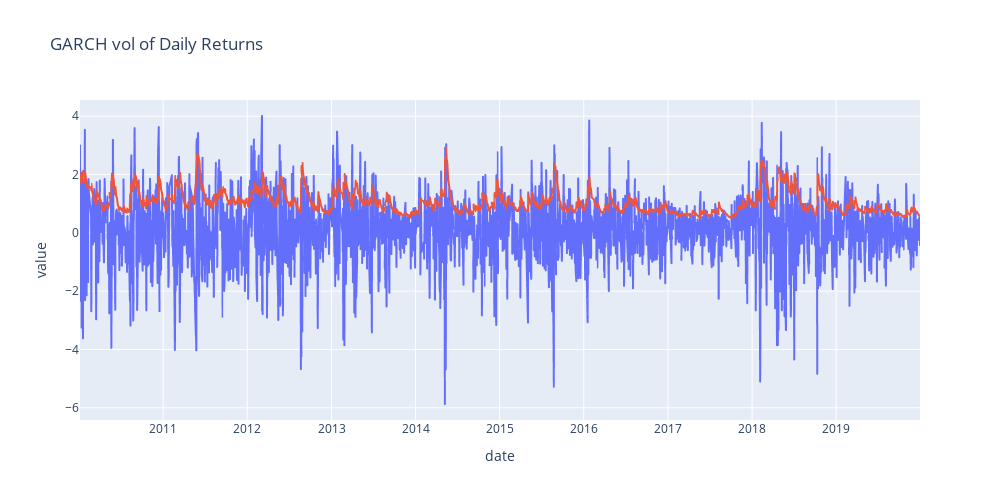

The cell this chart's notebook holds for it:
### Code cell
stock_garch = returns.copy()
stock_garch['cond_vol'] =  pd.DataFrame(garch_output.conditional_volatility)
garch_plot = px.line(stock_garch, title = 'GARCH vol of Daily Returns', width=1000, height=500)
garch_plot.update_layout(showlegend=False)
garch_plot.show()

### Figure 1 — Plotly figure (JSON) as saved in the notebook; plotly's stock layout.template omitted (floating-point values rounded to 4 significant figures; data arrays with more than 128 entries replaced by an {"elided": "..."} marker saying what was removed)
{"data": [{"hovertemplate": "variable=Returns<br>date=%{x}<br>value=%{y}<extra></extra>", "legendgroup": "Returns", "line": {"color": "#636efa", "dash": "solid"}, "marker": {"symbol": "circle"}, "mode": "lines", "name": "Returns", "showlegend": true, "type": "scattergl", "x": {"elided": "2491 str values"}, "xaxis": "x", "y": {"elided": "2491 float values"}, "yaxis": "y"}, {"hovertemplate": "variable=cond_vol<br>date=%{x}<br>value=%{y}<extra></extra>", "legendgroup": "cond_vol", "line": {"color": "#EF553B", "dash": "solid"}, "marker": {"symbol": "circle"}, "mode": "lines", "name": "cond_vol", "showlegend": true, "type": "scattergl", "x": {"elided": "2491 str values"}, "xaxis": "x", "y": {"elided": "2491 float values"}, "yaxis": "y"}], "layout": {"height": 500, "legend": {"title": {"text": "variable"}, "tracegroupgap": 0}, "showlegend": false, "title": {"text": "GARCH vol of Daily Returns"}, "width": 1000, "xaxis": {"anchor": "y", "domain": [0, 1], "title": {"text": "date"}}, "yaxis": {"anchor": "x", "domain": [0, 1], "title": {"text": "value"}}}}
